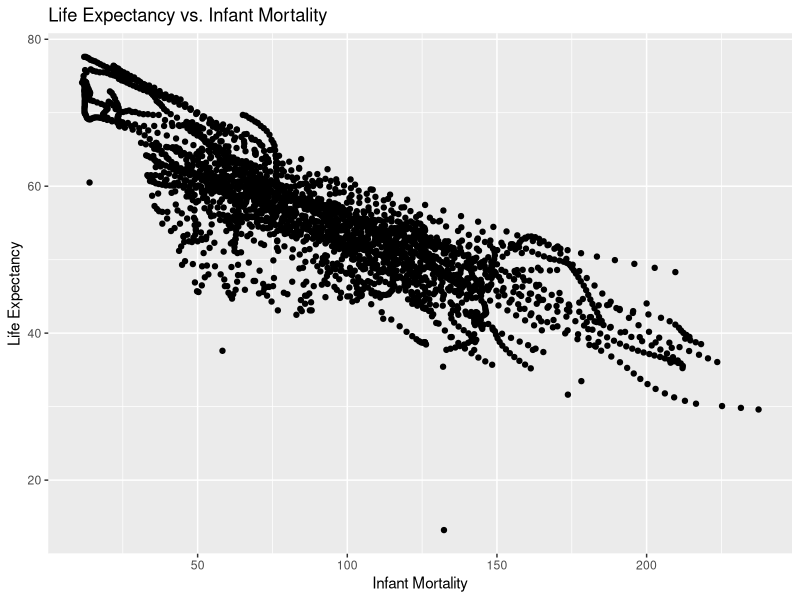
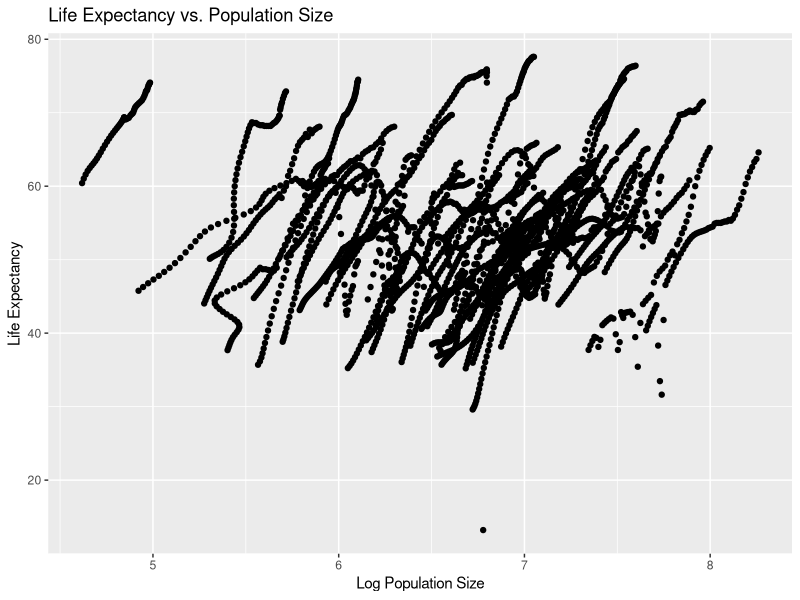
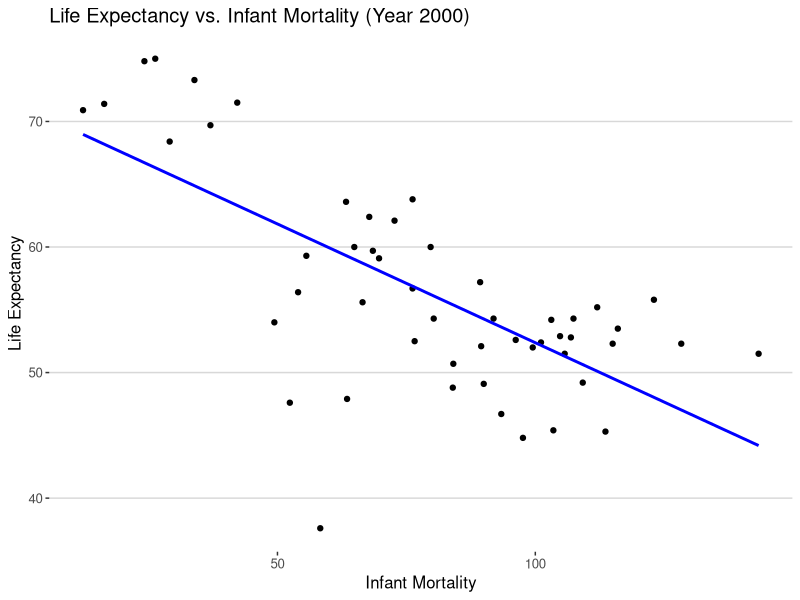
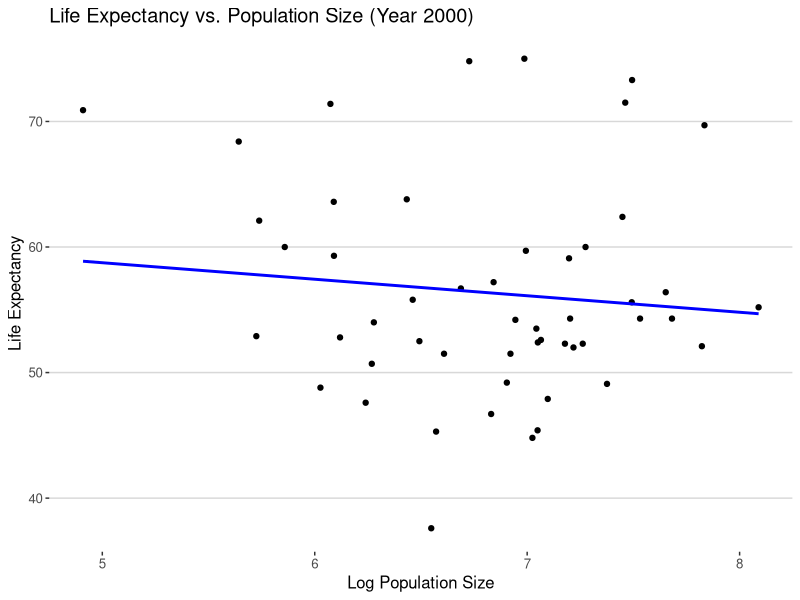

Reproduce these figures in R, in order.
## ---- chunk 1
#loading packages
library(dslabs)
library(tidyverse)
library(dplyr)
library(ggplot2)
library(ggthemes)
head(gapminder)

## ---- chunk 2
#get an overview of data structure
str(gapminder)
#determine the type of object gapminder is
class(gapminder)

#  Code that assigns only the African countries to a new object/variable called africadata. 
#Run str and summary on the new object you created.

# Use subset to filter rows where Continent is "Africa"
africadata <- subset(gapminder, continent == "Africa")

# Display the structure of africadata
str(africadata)

# Display summary statistics of africadata
summary(africadata)
## ---- chunk 3
#Take the africadata object and create two new objects (name them whatever you want),
#one that contains only infant_mortality and life_expectancy and one that contains 
#only population and life_expectancy.

# Assuming africadata has columns like "infant_mortality," "life_expectancy," and "population"
# Replace column names as per your actual data frame structure


# Create object with only "infant_mortality" and "life_expectancy"
subset1 <- select(africadata, infant_mortality, life_expectancy)

# Create object with only "population" and "life_expectancy"
subset2 <- select(africadata, population, life_expectancy)

# Display the structure of subset1 and subset1
str(subset1)
str(subset2)
# Display summary statistics of subset1
summary(subset1)
summary(subset2)
## ---- chunk 4
#Using the new variables you created, plot life expectancy as a function of infant mortality and as a function of population size. 
#Make two separate plots. 
#Plot the data as points. For the plot with population size on the x-axis, set the x-axis to a log scale.
# Plot life expectancy as a function of infant mortality

# using ggplot2 package to plot 
plot1 <- ggplot(subset1, aes(x = infant_mortality, y = life_expectancy)) +
  geom_point() +
  labs(title = "Life Expectancy vs. Infant Mortality",
       x = "Infant Mortality",
       y = "Life Expectancy")
plot1


## ---- chunk 5
# Plot life expectancy as a function of population size (log scale on x-axis)
plot2 <- ggplot(subset2, aes(x = log10(population), y = life_expectancy)) +
  geom_point() +
  labs(title = "Life Expectancy vs. Population Size",
       x = "Log Population Size",
       y = "Life Expectancy")
plot2
## ---- chunk 6
# Identify years with missing data for infant mortality
years_with_missing_data <- unique(africadata$year[is.na(africadata$infant_mortality)])
years_with_missing_data

# Choose the year 2000 and create a new object
africadata_2000 <- africadata[africadata$year == 2000, ]

# Display the structure of africadata_2000
str(africadata_2000)

# Display summary statistics of africadata_2000
summary(africadata_2000)
## ---- chunk 7
# Plot life expectancy as a function of infant mortality for the year 2000
plot_infant_mortality <- ggplot(africadata_2000, aes(x = infant_mortality, y = life_expectancy)) +
  geom_point() +
  geom_smooth(method = "lm", se = FALSE, color = "blue") +  # Add a fitted line
  labs(title = "Life Expectancy vs. Infant Mortality (Year 2000)",
       x = "Infant Mortality",
       y = "Life Expectancy") +
  theme_hc()
plot_infant_mortality
## ---- chunk 8
# Fit linear regression model for life expectancy vs. infant mortality
model_infant_mortality <- lm(life_expectancy ~ infant_mortality, data = africadata_2000)
summary(model_infant_mortality)
## ---- chunk 9

# Plot life expectancy as a function of population size (log scale on x-axis) for the year 2000
plot_population_size <- ggplot(africadata_2000, aes(x = log10(population), y = life_expectancy)) +
  geom_point() +
    geom_smooth(method = "lm", se = FALSE, color = "blue") +  # Add a fitted line
  labs(title = "Life Expectancy vs. Population Size (Year 2000)",
       x = "Log Population Size",
       y = "Life Expectancy") +
theme_hc()
plot_population_size
## ---- chunk 10
# Fit linear regression model for life expectancy vs. log population size
model_population_size <- lm(life_expectancy ~ log10(population), data = africadata_2000)
summary(model_population_size)
## ---- chunk 11
# Fit linear regression model with life expectancy as the outcome and infant mortality as the predictor
fit_infant_mortality <- lm(life_expectancy ~ infant_mortality, data = africadata_2000)
summary(fit_infant_mortality)
## ---- chunk 12
# Fit linear regression model with life expectancy as the outcome and population size as the predictor
fit_population_size <- lm(life_expectancy ~ log10(population), data = africadata_2000)
summary(fit_population_size)
